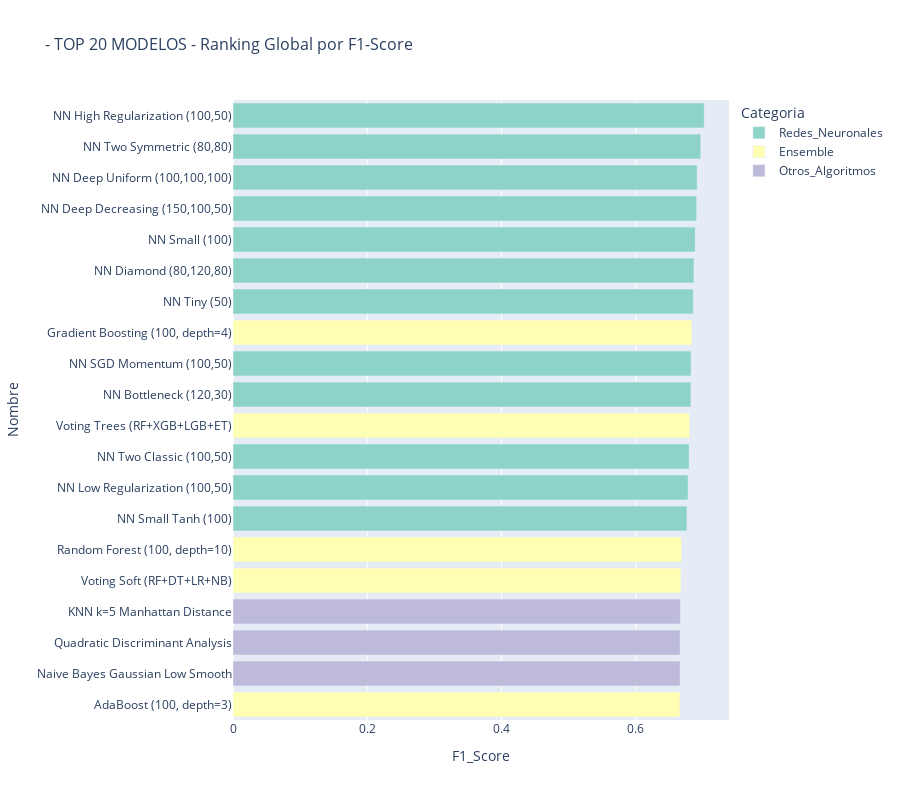
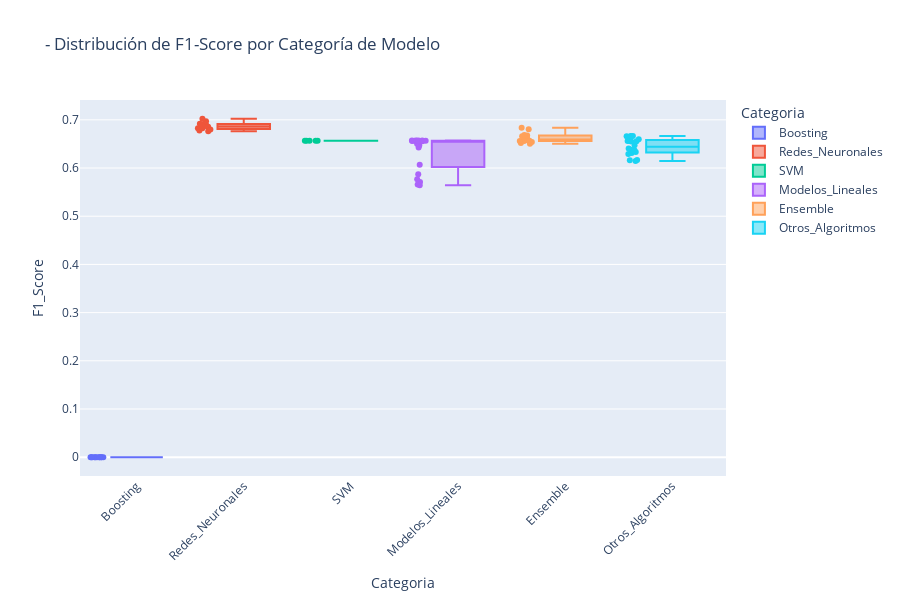

The cell these charts' notebook holds for them, in order:
### Code cell
# Gráfica de ranking global
fig_ranking = px.bar(
    df_ranking,
    x='F1_Score',
    y='Nombre',
    color='Categoria',
    title='- TOP 20 MODELOS - Ranking Global por F1-Score',
    orientation='h',
    color_discrete_sequence=px.colors.qualitative.Set3
)

fig_ranking.update_layout(
    height=800,
    yaxis={'categoryorder': 'total ascending'},
    font=dict(size=12),
    title_font=dict(size=16)
)

fig_ranking.show()

# Distribución de rendimiento por categoría
fig_box = px.box(
    df_completo,
    x='Categoria',
    y='F1_Score',
    title='- Distribución de F1-Score por Categoría de Modelo',
    color='Categoria',
    points='all'
)

fig_box.update_layout(
    height=600,
    xaxis_tickangle=-45
)

fig_box.show()

### Figure 1 — Plotly figure (JSON) as saved in the notebook; plotly's stock layout.template omitted (floating-point values rounded to 4 significant figures)
{"data": [{"hovertemplate": "Categoria=Redes_Neuronales<br>F1_Score=%{x}<br>Nombre=%{y}<extra></extra>", "legendgroup": "Redes_Neuronales", "marker": {"color": "rgb(141,211,199)", "pattern": {"shape": ""}}, "name": "Redes_Neuronales", "orientation": "h", "showlegend": true, "textposition": "auto", "type": "bar", "x": [0.7021, 0.6969, 0.6916, 0.6909, 0.6887, 0.6869, 0.6859, 0.6826, 0.6823, 0.6797, 0.6781, 0.6764], "xaxis": "x", "y": ["NN High Regularization (100,50)", "NN Two Symmetric (80,80)", "NN Deep Uniform (100,100,100)", "NN Deep Decreasing (150,100,50)", "NN Small (100)", "NN Diamond (80,120,80)", "NN Tiny (50)", "NN SGD Momentum (100,50)", "NN Bottleneck (120,30)", "NN Two Classic (100,50)", "NN Low Regularization (100,50)", "NN Small Tanh (100)"], "yaxis": "y"}, {"hovertemplate": "Categoria=Ensemble<br>F1_Score=%{x}<br>Nombre=%{y}<extra></extra>", "legendgroup": "Ensemble", "marker": {"color": "rgb(255,255,179)", "pattern": {"shape": ""}}, "name": "Ensemble", "orientation": "h", "showlegend": true, "textposition": "auto", "type": "bar", "x": [0.6836, 0.6804, 0.6683, 0.6674, 0.6659], "xaxis": "x", "y": ["Gradient Boosting (100, depth=4)", "Voting Trees (RF+XGB+LGB+ET)", "Random Forest (100, depth=10)", "Voting Soft (RF+DT+LR+NB)", "AdaBoost (100, depth=3)"], "yaxis": "y"}, {"hovertemplate": "Categoria=Otros_Algoritmos<br>F1_Score=%{x}<br>Nombre=%{y}<extra></extra>", "legendgroup": "Otros_Algoritmos", "marker": {"color": "rgb(190,186,218)", "pattern": {"shape": ""}}, "name": "Otros_Algoritmos", "orientation": "h", "showlegend": true, "textposition": "auto", "type": "bar", "x": [0.6666, 0.6662, 0.6662], "xaxis": "x", "y": ["KNN k=5 Manhattan Distance", "Quadratic Discriminant Analysis", "Naive Bayes Gaussian Low Smooth"], "yaxis": "y"}], "layout": {"barmode": "relative", "font": {"size": 12}, "height": 800, "legend": {"title": {"text": "Categoria"}, "tracegroupgap": 0}, "title": {"font": {"size": 16}, "text": "- TOP 20 MODELOS - Ranking Global por F1-Score"}, "xaxis": {"anchor": "y", "domain": [0, 1], "title": {"text": "F1_Score"}}, "yaxis": {"anchor": "x", "categoryorder": "total ascending", "domain": [0, 1], "title": {"text": "Nombre"}}}}

### Figure 2 — Plotly figure (JSON) as saved in the notebook; plotly's stock layout.template omitted (floating-point values rounded to 4 significant figures)
{"data": [{"alignmentgroup": "True", "boxpoints": "all", "hovertemplate": "Categoria=%{x}<br>F1_Score=%{y}<extra></extra>", "legendgroup": "Boosting", "marker": {"color": "#636efa"}, "name": "Boosting", "notched": false, "offsetgroup": "Boosting", "orientation": "v", "showlegend": true, "type": "box", "x": ["Boosting", "Boosting", "Boosting", "Boosting", "Boosting", "Boosting", "Boosting", "Boosting", "Boosting", "Boosting", "Boosting"], "x0": " ", "xaxis": "x", "y": [0.0, 0.0, 0.0, 0.0, 0.0, 0.0, 0.0, 0.0, 0.0, 0.0, 0.0], "y0": " ", "yaxis": "y"}, {"alignmentgroup": "True", "boxpoints": "all", "hovertemplate": "Categoria=%{x}<br>F1_Score=%{y}<extra></extra>", "legendgroup": "Redes_Neuronales", "marker": {"color": "#EF553B"}, "name": "Redes_Neuronales", "notched": false, "offsetgroup": "Redes_Neuronales", "orientation": "v", "showlegend": true, "type": "box", "x": ["Redes_Neuronales", "Redes_Neuronales", "Redes_Neuronales", "Redes_Neuronales", "Redes_Neuronales", "Redes_Neuronales", "Redes_Neuronales", "Redes_Neuronales", "Redes_Neuronales", "Redes_Neuronales", "Redes_Neuronales", "Redes_Neuronales"], "x0": " ", "xaxis": "x", "y": [0.6859, 0.6887, 0.6764, 0.6797, 0.6969, 0.6823, 0.6909, 0.6916, 0.6869, 0.6826, 0.7021, 0.6781], "y0": " ", "yaxis": "y"}, {"alignmentgroup": "True", "boxpoints": "all", "hovertemplate": "Categoria=%{x}<br>F1_Score=%{y}<extra></extra>", "legendgroup": "SVM", "marker": {"color": "#00cc96"}, "name": "SVM", "notched": false, "offsetgroup": "SVM", "orientation": "v", "showlegend": true, "type": "box", "x": ["SVM", "SVM", "SVM", "SVM", "SVM"], "x0": " ", "xaxis": "x", "y": [0.6567, 0.6567, 0.6565, 0.6567, 0.6565], "y0": " ", "yaxis": "y"}, {"alignmentgroup": "True", "boxpoints": "all", "hovertemplate": "Categoria=%{x}<br>F1_Score=%{y}<extra></extra>", "legendgroup": "Modelos_Lineales", "marker": {"color": "#ab63fa"}, "name": "Modelos_Lineales", "notched": false, "offsetgroup": "Modelos_Lineales", "orientation": "v", "showlegend": true, "type": "box", "x": ["Modelos_Lineales", "Modelos_Lineales", "Modelos_Lineales", "Modelos_Lineales", "Modelos_Lineales", "Modelos_Lineales", "Modelos_Lineales", "Modelos_Lineales", "Modelos_Lineales", "Modelos_Lineales", "Modelos_Lineales", "Modelos_Lineales", "Modelos_Lineales", "Modelos_Lineales", "Modelos_Lineales", "Modelos_Lineales", "Modelos_Lineales", "Modelos_Lineales", "Modelos_Lineales", "Modelos_Lineales", "Modelos_Lineales"], "x0": " ", "xaxis": "x", "y": [0.6567, 0.6568, 0.657, 0.657, 0.6565, 0.6569, 0.6555, 0.6555, 0.6555, 0.6558, 0.6469, 0.6427, 0.6493, 0.6502, 0.6569, 0.564, 0.5712, 0.5658, 0.607, 0.5872, 0.5768], "y0": " ", "yaxis": "y"}, {"alignmentgroup": "True", "boxpoints": "all", "hovertemplate": "Categoria=%{x}<br>F1_Score=%{y}<extra></extra>", "legendgroup": "Ensemble", "marker": {"color": "#FFA15A"}, "name": "Ensemble", "notched": false, "offsetgroup": "Ensemble", "orientation": "v", "showlegend": true, "type": "box", "x": ["Ensemble", "Ensemble", "Ensemble", "Ensemble", "Ensemble", "Ensemble", "Ensemble", "Ensemble", "Ensemble", "Ensemble", "Ensemble", "Ensemble", "Ensemble", "Ensemble"], "x0": " ", "xaxis": "x", "y": [0.6503, 0.6674, 0.6804, 0.6597, 0.6518, 0.6567, 0.6541, 0.656, 0.6582, 0.656, 0.6626, 0.6659, 0.6836, 0.6683], "y0": " ", "yaxis": "y"}, {"alignmentgroup": "True", "boxpoints": "all", "hovertemplate": "Categoria=%{x}<br>F1_Score=%{y}<extra></extra>", "legendgroup": "Otros_Algoritmos", "marker": {"color": "#19d3f3"}, "name": "Otros_Algoritmos", "notched": false, "offsetgroup": "Otros_Algoritmos", "orientation": "v", "showlegend": true, "type": "box", "x": ["Otros_Algoritmos", "Otros_Algoritmos", "Otros_Algoritmos", "Otros_Algoritmos", "Otros_Algoritmos", "Otros_Algoritmos", "Otros_Algoritmos", "Otros_Algoritmos", "Otros_Algoritmos", "Otros_Algoritmos", "Otros_Algoritmos", "Otros_Algoritmos", "Otros_Algoritmos", "Otros_Algoritmos", "Otros_Algoritmos", "Otros_Algoritmos", "Otros_Algoritmos", "Otros_Algoritmos", "Otros_Algoritmos", "Otros_Algoritmos"], "x0": " ", "xaxis": "x", "y": [0.6551, 0.6474, 0.6357, 0.6666, 0.6597, 0.6655, 0.6562, 0.6662, 0.6167, 0.6407, 0.6147, 0.6378, 0.6159, 0.6314, 0.6291, 0.6371, 0.6555, 0.656, 0.6662, 0.6331], "y0": " ", "yaxis": "y"}], "layout": {"boxmode": "overlay", "height": 600, "legend": {"title": {"text": "Categoria"}, "tracegroupgap": 0}, "title": {"text": "- Distribución de F1-Score por Categoría de Modelo"}, "xaxis": {"anchor": "y", "categoryarray": ["Boosting", "Redes_Neuronales", "SVM", "Modelos_Lineales", "Ensemble", "Otros_Algoritmos"], "categoryorder": "array", "domain": [0, 1], "tickangle": -45, "title": {"text": "Categoria"}}, "yaxis": {"anchor": "x", "domain": [0, 1], "title": {"text": "F1_Score"}}}}
